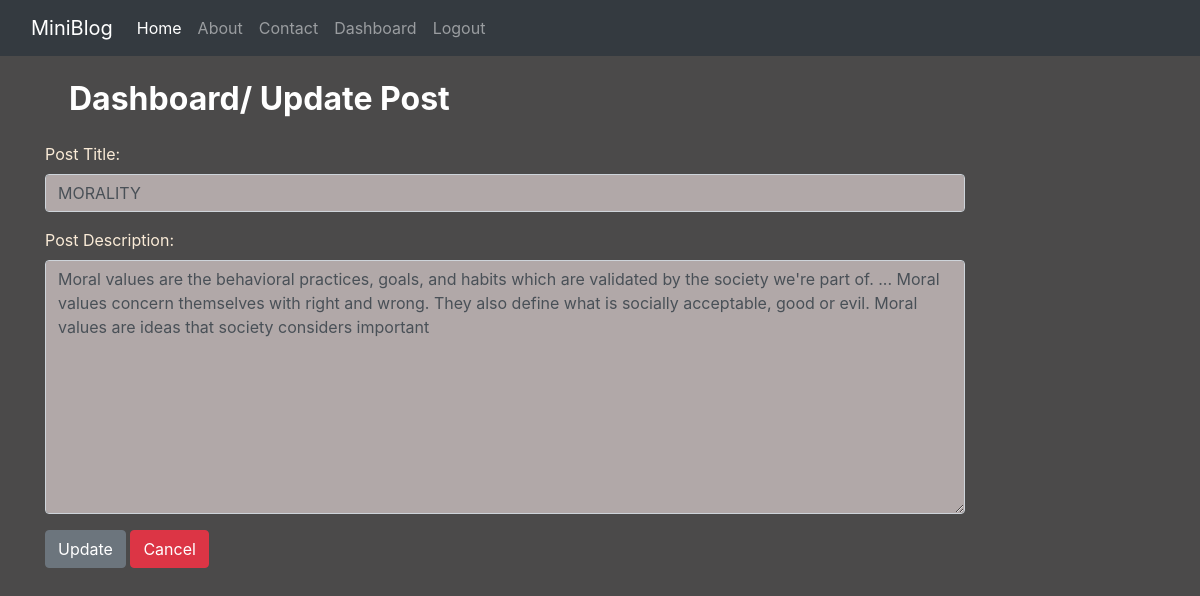
Screenshot of /dashboard/updatepost/9/ (signed in) with the database file from the repository.
### blog/models.py (models this page shows)
class Post(models.Model):
    title=models.CharField(max_length=150)
    desc=models.TextField()

### blog/views.py (the view)
# urls.py: path('dashboard/updatepost/<int:id>/',views.updatepost,name="updatepost"),
def updatepost(request,id):
    if request.user.is_authenticated:
        if request.method=="POST":
            pi=Post.objects.get(pk=id)
            fm=PostForm(request.POST , instance=pi)
            if fm.is_valid():
                fm.save()
                messages.info(request , 'Post Updated Successfully')
        else:
            pi=Post.objects.get(pk=id)
            fm=PostForm(instance=pi)
        return render(request , 'blog/updatepost.html',{'form':fm})
    else:
        return HttpResponseRedirect('/login/')

### blog/forms.py
class PostForm(forms.ModelForm):
    class Meta:
        model = Post
        fields=['title','desc']
        labels={
            'title':'Post Title',
            'desc':'Post Description'
        }
        widgets={
            'title':forms.TextInput(attrs={'class':'form-control','auto-focus':True}),
            'desc':forms.Textarea(attrs={'class':'form-control'})
        }

### blog/templates/blog/updatepost.html (shortened to what this page needs)
{% extends 'blog/base.html' %}
{% load static %}
{% block content %}
<div class="col-sm-10">
    <h2 class="text-white font-weight-bolder m-4">Dashboard/ Update Post</h2>
    <form action="" method="post">
        {{form.as_p}}
        <input type="submit" value="Update" class="btn btn-secondary mb-5">
        <a href="{% url 'dashboard' %}" class="btn btn-danger mb-5">Cancel</a>
    </form>
</div>
{% endblock content %}

### blog/static/blog/css/style.css (style rules this page uses)
body { background-color: rgb(75,74,74); color: antiquewhite; }
.form-control { background-color: rgb(177, 168,168); }

### rows the page displays
Post: title "MORALITY", desc "Moral values are the behavioral practices, goals, and habits which are validated by the society we're part of. ... Moral values concern themselves with right and wrong. They also define what is socially acceptable, good or evil. Moral values are ideas that society considers important"
